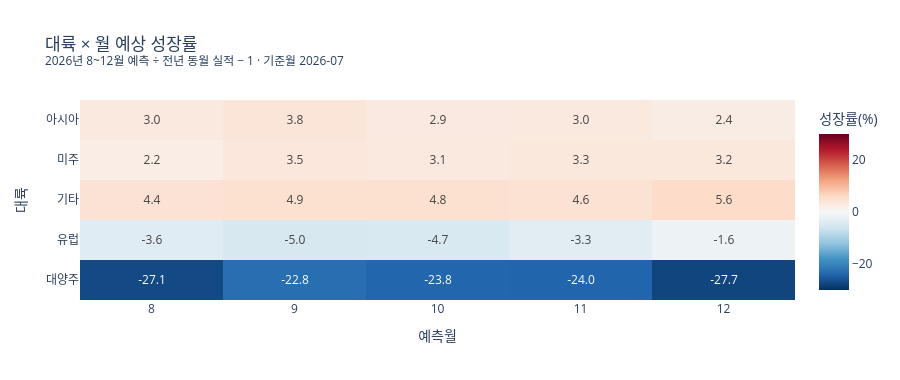

Notebook code cell kept with this figure:
### Markdown cell above
### 대륙 단위 관점과 쇠퇴 주의군

앞의 후보표는 목적지 단위다. 여기서는 같은 예측을 대륙으로 묶어 어느 권역이 크고 어디가 식는지 본다. 규모는 아시아 편중이 뚜렷하므로, 성장 방향은 전년 동월 대비 성장률로 함께 확인한다.

### Code cell
# 대륙 단위 관점: 목적지 예측을 대륙으로 묶어 성장 모멘텀을 확인한다.
_cont = {'동북아': '아시아', '동남아': '아시아', '남아시아': '아시아', '중앙아시아': '아시아',
         '유럽': '유럽', '미주': '미주', '대양주': '대양주'}
fc = forecast_export.copy()
fc['대륙'] = fc['지역'].map(_cont).fillna('기타')

# 대륙 x 월 예상 성장률(%) = 예측수요 / 전년동월실제수요 - 1
cm = fc.groupby(['대륙', '월']).agg(
    예측=('예측수요', 'sum'), 전년=('전년동월실제수요', 'sum')).reset_index()
cm['성장률_%'] = (cm['예측'] / cm['전년'] - 1) * 100
cont_growth = cm.pivot(index='대륙', columns='월', values='성장률_%').round(1)
cont_growth = cont_growth.reindex(['아시아', '미주', '기타', '유럽', '대양주'])

fig = px.imshow(
    cont_growth, text_auto='.1f', aspect='auto',
    color_continuous_scale='RdBu_r', zmin=-30, zmax=30,
    labels={'x': '예측월', 'y': '대륙', 'color': '성장률(%)'},
    title=('대륙 × 월 예상 성장률'
           '<br><sup>2026년 8~12월 예측 ÷ 전년 동월 실적 − 1 · 기준월 2026-07</sup>'))
fig.update_layout(template=PLOTLY_TEMPLATE, height=380)
fig.show(config={'displaylogo': False})
display(cont_growth)

### Figure 1 — Plotly figure (JSON) as saved in the notebook; plotly's stock layout.template omitted (floating-point values rounded to 4 significant figures)
{"data": [{"coloraxis": "coloraxis", "hovertemplate": "예측월: %{x}<br>대륙: %{y}<br>성장률(%): %{z}<extra></extra>", "name": "0", "texttemplate": "%{z:.1f}", "type": "heatmap", "x": [8, 9, 10, 11, 12], "xaxis": "x", "y": ["아시아", "미주", "기타", "유럽", "대양주"], "yaxis": "y", "z": [[3.0, 3.8, 2.9, 3.0, 2.4], [2.2, 3.5, 3.1, 3.3, 3.2], [4.4, 4.9, 4.8, 4.6, 5.6], [-3.6, -5.0, -4.7, -3.3, -1.6], [-27.1, -22.8, -23.8, -24.0, -27.7]]}], "layout": {"coloraxis": {"cmax": 30, "cmin": -30, "colorbar": {"title": {"text": "성장률(%)"}}, "colorscale": [[0, "rgb(5,48,97)"], [0.1, "rgb(33,102,172)"], [0.2, "rgb(67,147,195)"], [0.3, "rgb(146,197,222)"], [0.4, "rgb(209,229,240)"], [0.5, "rgb(247,247,247)"], [0.6, "rgb(253,219,199)"], [0.7, "rgb(244,165,130)"], [0.8, "rgb(214,96,77)"], [0.9, "rgb(178,24,43)"], [1, "rgb(103,0,31)"]]}, "height": 380, "title": {"text": "대륙 × 월 예상 성장률<br><sup>2026년 8~12월 예측 ÷ 전년 동월 실적 − 1 · 기준월 2026-07</sup>"}, "xaxis": {"anchor": "y", "domain": [0, 1], "title": {"text": "예측월"}}, "yaxis": {"anchor": "x", "autorange": "reversed", "domain": [0, 1], "title": {"text": "대륙"}}}}
